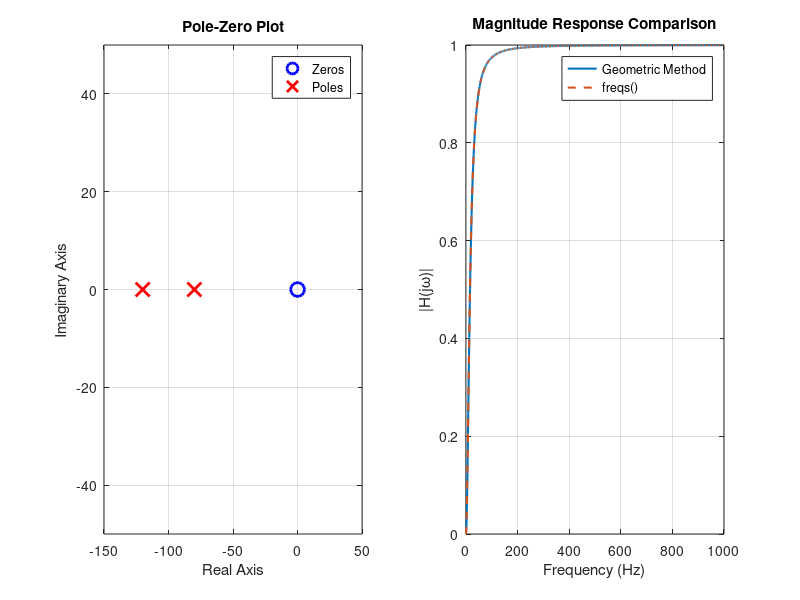
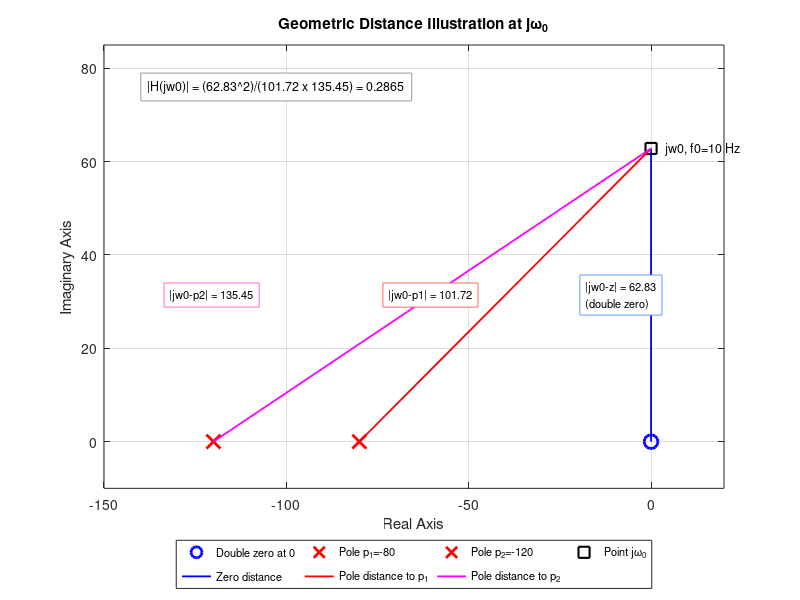

Source code (MATLAB) for these figures, in order:
clc;
clear;
close all;

%% ====================================
% Poles and zeros
%% ====================================

p1 = -80;
p2 = -120;

z1 = 0;
z2 = 0;

%% ====================================
% Frequency range
%% ====================================

f = 0:1:1000;

omega = 2*pi*f;

%% ====================================
% Geometric evaluation
%% ====================================

num = abs(1i*omega-z1) .* ...
      abs(1i*omega-z2);

den = abs(1i*omega-p1) .* ...
      abs(1i*omega-p2);

H_geo = num ./ den;

%% ====================================
% freqs() verification
%% ====================================

num_tf = [1 0 0];

den_tf = conv([1 80],[1 120]);

H_freqs = freqs(num_tf, den_tf, omega);

%% ====================================
% Combined Figure
%% ====================================

figure;

%% ====================================
% Subplot 1: Pole-Zero Plot
%% ====================================

subplot(1,2,1);

plot(real(z1), imag(z1), 'ob', ...
    'MarkerSize',10,'LineWidth',2);

hold on;

plot(real(p1), 0, 'xr', ...
    'MarkerSize',10,'LineWidth',2);

plot(real(p2), 0, 'xr', ...
    'MarkerSize',10,'LineWidth',2);

grid on;

xlabel('Real Axis');
ylabel('Imaginary Axis');

title('Pole-Zero Plot');

legend('Zeros','Poles');

axis([-150 50 -50 50]);

%% ====================================
% Subplot 2: Frequency Response
%% ====================================

subplot(1,2,2);

plot(f, H_geo, 'LineWidth',1.5);

hold on;

plot(f, abs(H_freqs), '--', ...
    'LineWidth',1.5);

grid on;

xlabel('Frequency (Hz)');
ylabel('|H(j\omega)|');

title('Magnitude Response Comparison');

legend('Geometric Method','freqs()');

%% ====================================
% Supplementary geometric distance illustration
%% ====================================

f0 = 10;
omega0 = 2*pi*f0;
jw0 = 1i*omega0;

d_z1 = abs(jw0 - z1);
d_z2 = abs(jw0 - z2);
d_p1 = abs(jw0 - p1);
d_p2 = abs(jw0 - p2);
H0_geo = (d_z1*d_z2)/(d_p1*d_p2);

figure;
hold on;

plot(real(z1), imag(z1), 'ob', 'MarkerSize', 10, 'LineWidth', 2);
plot(real(p1), 0, 'xr', 'MarkerSize', 10, 'LineWidth', 2);
plot(real(p2), 0, 'xr', 'MarkerSize', 10, 'LineWidth', 2);
plot(real(jw0), imag(jw0), 'ks', 'MarkerSize', 8, 'LineWidth', 1.5);

plot([real(jw0) real(z1)], [imag(jw0) imag(z1)], 'b-', 'LineWidth', 1.3);
plot([real(jw0) real(p1)], [imag(jw0) 0], 'r-', 'LineWidth', 1.3);
plot([real(jw0) real(p2)], [imag(jw0) 0], 'm-', 'LineWidth', 1.3);

text(4, omega0, sprintf('jw0, f0=%d Hz', f0), ...
    'FontSize', 9, 'Interpreter', 'none');
text(-18, omega0/2, sprintf('|jw0-z| = %.2f\n(double zero)', d_z1), ...
    'FontSize', 8, 'BackgroundColor', 'w', 'EdgeColor', [0.4 0.6 1.0], ...
    'Margin', 4, 'Interpreter', 'none');
text(-72, omega0/2, sprintf('|jw0-p1| = %.2f', d_p1), ...
    'FontSize', 8, 'BackgroundColor', 'w', 'EdgeColor', [1.0 0.4 0.4], ...
    'Margin', 4, 'Interpreter', 'none');
text(-132, omega0/2, sprintf('|jw0-p2| = %.2f', d_p2), ...
    'FontSize', 8, 'BackgroundColor', 'w', 'EdgeColor', [1.0 0.4 0.8], ...
    'Margin', 4, 'Interpreter', 'none');

formula_text = sprintf('|H(jw0)| = (%.2f^2)/(%.2f x %.2f) = %.4f', ...
    d_z1, d_p1, d_p2, H0_geo);
text(-138, 76, formula_text, 'FontSize', 9, ...
    'BackgroundColor', 'w', 'EdgeColor', [0.6 0.6 0.6], ...
    'Margin', 5, 'Interpreter', 'none');

grid on;
box on;
xlabel('Real Axis');
ylabel('Imaginary Axis');
title('Geometric Distance Illustration at j\omega_0');
legend('Double zero at 0', 'Pole p_1=-80', 'Pole p_2=-120', 'Point j\omega_0', ...
    'Zero distance', 'Pole distance to p_1', 'Pole distance to p_2', ...
    'Location', 'southoutside', 'Orientation', 'horizontal', ...
    'NumColumns', 4, 'FontSize', 8);
axis([-150 20 -10 85]);
